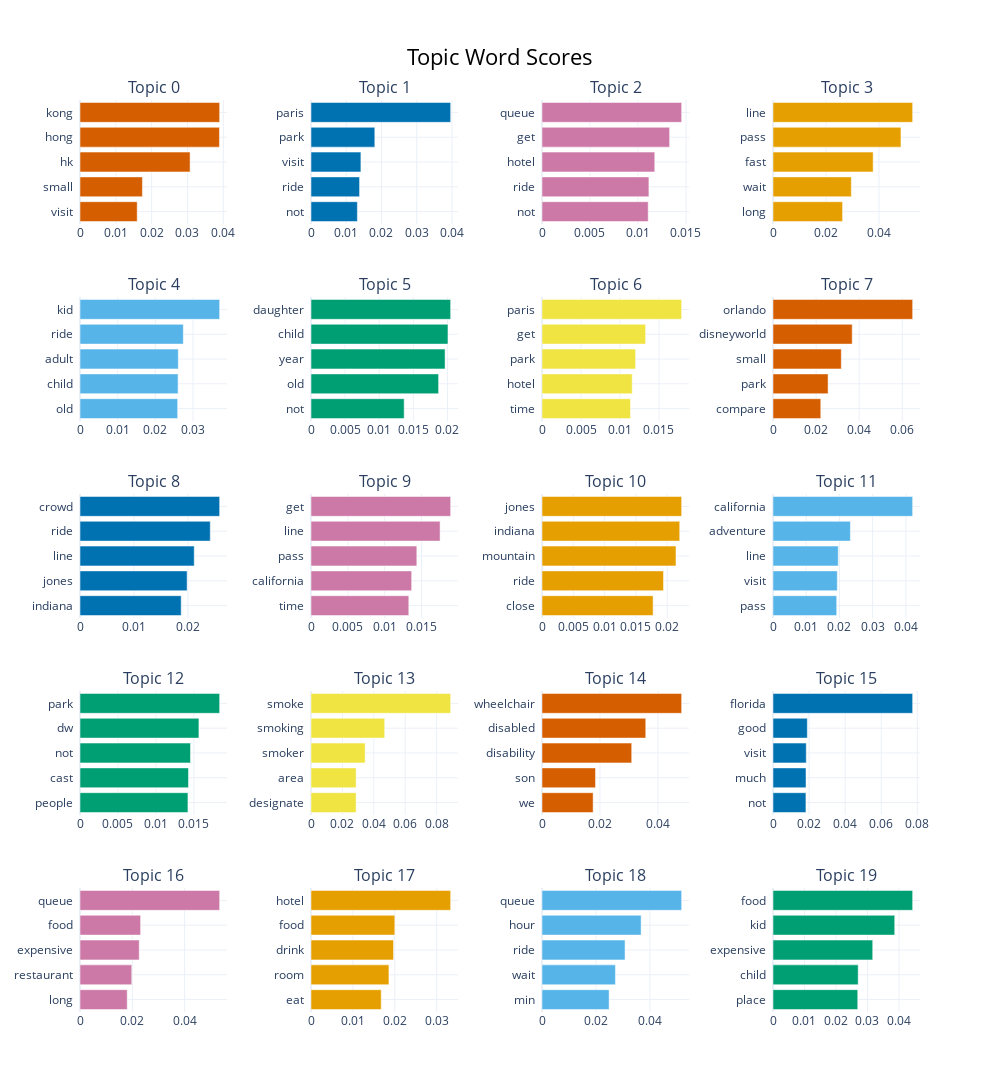

The cell this chart's notebook holds for it:
### Code cell
# Visualize the topic barchart
topic_model.visualize_barchart(top_n_topics=16)

### Figure 1 — Plotly figure (JSON) as saved in the notebook; plotly's stock layout.template omitted (floating-point values rounded to 4 significant figures)
{"data": [{"marker": {"color": "#D55E00"}, "orientation": "h", "type": "bar", "x": [0.01596, 0.01742, 0.03073, 0.03893, 0.03898], "xaxis": "x", "y": ["visit  ", "small  ", "hk  ", "hong  ", "kong  "], "yaxis": "y"}, {"marker": {"color": "#0072B2"}, "orientation": "h", "type": "bar", "x": [0.01316, 0.01378, 0.01416, 0.01811, 0.03964], "xaxis": "x2", "y": ["not  ", "ride  ", "visit  ", "park  ", "paris  "], "yaxis": "y2"}, {"marker": {"color": "#CC79A7"}, "orientation": "h", "type": "bar", "x": [0.01107, 0.01114, 0.01175, 0.0133, 0.01455], "xaxis": "x3", "y": ["not  ", "ride  ", "hotel  ", "get  ", "queue  "], "yaxis": "y3"}, {"marker": {"color": "#E69F00"}, "orientation": "h", "type": "bar", "x": [0.02627, 0.02957, 0.03781, 0.04831, 0.05272], "xaxis": "x4", "y": ["long  ", "wait  ", "fast  ", "pass  ", "line  "], "yaxis": "y4"}, {"marker": {"color": "#56B4E9"}, "orientation": "h", "type": "bar", "x": [0.02591, 0.02603, 0.02609, 0.02741, 0.03706], "xaxis": "x5", "y": ["old  ", "child  ", "adult  ", "ride  ", "kid  "], "yaxis": "y5"}, {"marker": {"color": "#009E73"}, "orientation": "h", "type": "bar", "x": [0.01366, 0.0187, 0.01965, 0.02008, 0.02047], "xaxis": "x6", "y": ["not  ", "old  ", "year  ", "child  ", "daughter  "], "yaxis": "y6"}, {"marker": {"color": "#F0E442"}, "orientation": "h", "type": "bar", "x": [0.01135, 0.01156, 0.012, 0.01329, 0.01791], "xaxis": "x7", "y": ["time  ", "hotel  ", "park  ", "get  ", "paris  "], "yaxis": "y7"}, {"marker": {"color": "#D55E00"}, "orientation": "h", "type": "bar", "x": [0.02219, 0.02557, 0.03171, 0.03676, 0.06483], "xaxis": "x8", "y": ["compare  ", "park  ", "small  ", "disneyworld  ", "orlando  "], "yaxis": "y8"}, {"marker": {"color": "#0072B2"}, "orientation": "h", "type": "bar", "x": [0.01876, 0.01986, 0.02118, 0.02415, 0.02589], "xaxis": "x9", "y": ["indiana  ", "jones  ", "line  ", "ride  ", "crowd  "], "yaxis": "y9"}, {"marker": {"color": "#CC79A7"}, "orientation": "h", "type": "bar", "x": [0.01328, 0.01367, 0.01437, 0.01753, 0.01897], "xaxis": "x10", "y": ["time  ", "california  ", "pass  ", "line  ", "get  "], "yaxis": "y10"}, {"marker": {"color": "#E69F00"}, "orientation": "h", "type": "bar", "x": [0.01775, 0.01941, 0.0214, 0.022, 0.02231], "xaxis": "x11", "y": ["close  ", "ride  ", "mountain  ", "indiana  ", "jones  "], "yaxis": "y11"}, {"marker": {"color": "#56B4E9"}, "orientation": "h", "type": "bar", "x": [0.01918, 0.01936, 0.01965, 0.0233, 0.04204], "xaxis": "x12", "y": ["pass  ", "visit  ", "line  ", "adventure  ", "california  "], "yaxis": "y12"}, {"marker": {"color": "#009E73"}, "orientation": "h", "type": "bar", "x": [0.01421, 0.01428, 0.01454, 0.01566, 0.01839], "xaxis": "x13", "y": ["people  ", "cast  ", "not  ", "dw  ", "park  "], "yaxis": "y13"}, {"marker": {"color": "#F0E442"}, "orientation": "h", "type": "bar", "x": [0.02872, 0.02873, 0.03448, 0.04692, 0.08893], "xaxis": "x14", "y": ["designate  ", "area  ", "smoker  ", "smoking  ", "smoke  "], "yaxis": "y14"}, {"marker": {"color": "#D55E00"}, "orientation": "h", "type": "bar", "x": [0.01764, 0.01846, 0.03094, 0.03578, 0.04816], "xaxis": "x15", "y": ["we  ", "son  ", "disability  ", "disabled  ", "wheelchair  "], "yaxis": "y15"}, {"marker": {"color": "#0072B2"}, "orientation": "h", "type": "bar", "x": [0.01826, 0.0183, 0.01845, 0.01904, 0.07743], "xaxis": "x16", "y": ["not  ", "much  ", "visit  ", "good  ", "florida  "], "yaxis": "y16"}, {"marker": {"color": "#CC79A7"}, "orientation": "h", "type": "bar", "x": [0.01805, 0.0198, 0.02264, 0.02317, 0.05339], "xaxis": "x17", "y": ["long  ", "restaurant  ", "expensive  ", "food  ", "queue  "], "yaxis": "y17"}, {"marker": {"color": "#E69F00"}, "orientation": "h", "type": "bar", "x": [0.01676, 0.0186, 0.0197, 0.02001, 0.03333], "xaxis": "x18", "y": ["eat  ", "room  ", "drink  ", "food  ", "hotel  "], "yaxis": "y18"}, {"marker": {"color": "#56B4E9"}, "orientation": "h", "type": "bar", "x": [0.02487, 0.02722, 0.03078, 0.03673, 0.05175], "xaxis": "x19", "y": ["min  ", "wait  ", "ride  ", "hour  ", "queue  "], "yaxis": "y19"}, {"marker": {"color": "#009E73"}, "orientation": "h", "type": "bar", "x": [0.02691, 0.02705, 0.03166, 0.03865, 0.04434], "xaxis": "x20", "y": ["place  ", "child  ", "expensive  ", "kid  ", "food  "], "yaxis": "y20"}], "layout": {"annotations": [{"font": {"size": 16}, "showarrow": false, "text": "Topic 0", "x": 0.0875, "xanchor": "center", "xref": "paper", "y": 1.0, "yanchor": "bottom", "yref": "paper"}, {"font": {"size": 16}, "showarrow": false, "text": "Topic 1", "x": 0.3625, "xanchor": "center", "xref": "paper", "y": 1.0, "yanchor": "bottom", "yref": "paper"}, {"font": {"size": 16}, "showarrow": false, "text": "Topic 2", "x": 0.6375, "xanchor": "center", "xref": "paper", "y": 1.0, "yanchor": "bottom", "yref": "paper"}, {"font": {"size": 16}, "showarrow": false, "text": "Topic 3", "x": 0.9125, "xanchor": "center", "xref": "paper", "y": 1.0, "yanchor": "bottom", "yref": "paper"}, {"font": {"size": 16}, "showarrow": false, "text": "Topic 4", "x": 0.0875, "xanchor": "center", "xref": "paper", "y": 0.784, "yanchor": "bottom", "yref": "paper"}, {"font": {"size": 16}, "showarrow": false, "text": "Topic 5", "x": 0.3625, "xanchor": "center", "xref": "paper", "y": 0.784, "yanchor": "bottom", "yref": "paper"}, {"font": {"size": 16}, "showarrow": false, "text": "Topic 6", "x": 0.6375, "xanchor": "center", "xref": "paper", "y": 0.784, "yanchor": "bottom", "yref": "paper"}, {"font": {"size": 16}, "showarrow": false, "text": "Topic 7", "x": 0.9125, "xanchor": "center", "xref": "paper", "y": 0.784, "yanchor": "bottom", "yref": "paper"}, {"font": {"size": 16}, "showarrow": false, "text": "Topic 8", "x": 0.0875, "xanchor": "center", "xref": "paper", "y": 0.568, "yanchor": "bottom", "yref": "paper"}, {"font": {"size": 16}, "showarrow": false, "text": "Topic 9", "x": 0.3625, "xanchor": "center", "xref": "paper", "y": 0.568, "yanchor": "bottom", "yref": "paper"}, {"font": {"size": 16}, "showarrow": false, "text": "Topic 10", "x": 0.6375, "xanchor": "center", "xref": "paper", "y": 0.568, "yanchor": "bottom", "yref": "paper"}, {"font": {"size": 16}, "showarrow": false, "text": "Topic 11", "x": 0.9125, "xanchor": "center", "xref": "paper", "y": 0.568, "yanchor": "bottom", "yref": "paper"}, {"font": {"size": 16}, "showarrow": false, "text": "Topic 12", "x": 0.0875, "xanchor": "center", "xref": "paper", "y": 0.352, "yanchor": "bottom", "yref": "paper"}, {"font": {"size": 16}, "showarrow": false, "text": "Topic 13", "x": 0.3625, "xanchor": "center", "xref": "paper", "y": 0.352, "yanchor": "bottom", "yref": "paper"}, {"font": {"size": 16}, "showarrow": false, "text": "Topic 14", "x": 0.6375, "xanchor": "center", "xref": "paper", "y": 0.352, "yanchor": "bottom", "yref": "paper"}, {"font": {"size": 16}, "showarrow": false, "text": "Topic 15", "x": 0.9125, "xanchor": "center", "xref": "paper", "y": 0.352, "yanchor": "bottom", "yref": "paper"}, {"font": {"size": 16}, "showarrow": false, "text": "Topic 16", "x": 0.0875, "xanchor": "center", "xref": "paper", "y": 0.136, "yanchor": "bottom", "yref": "paper"}, {"font": {"size": 16}, "showarrow": false, "text": "Topic 17", "x": 0.3625, "xanchor": "center", "xref": "paper", "y": 0.136, "yanchor": "bottom", "yref": "paper"}, {"font": {"size": 16}, "showarrow": false, "text": "Topic 18", "x": 0.6375, "xanchor": "center", "xref": "paper", "y": 0.136, "yanchor": "bottom", "yref": "paper"}, {"font": {"size": 16}, "showarrow": false, "text": "Topic 19", "x": 0.9125, "xanchor": "center", "xref": "paper", "y": 0.136, "yanchor": "bottom", "yref": "paper"}], "height": 1250, "hoverlabel": {"bgcolor": "white", "font": {"family": "Rockwell", "size": 16}}, "showlegend": false, "title": {"font": {"color": "Black", "size": 22}, "text": "Topic Word Scores", "x": 0.5, "xanchor": "center", "yanchor": "top"}, "width": 1000, "xaxis": {"anchor": "y", "domain": [0, 0.175], "showgrid": true}, "xaxis10": {"anchor": "y10", "domain": [0.275, 0.45], "showgrid": true}, "xaxis11": {"anchor": "y11", "domain": [0.55, 0.725], "showgrid": true}, "xaxis12": {"anchor": "y12", "domain": [0.825, 1], "showgrid": true}, "xaxis13": {"anchor": "y13", "domain": [0, 0.175], "showgrid": true}, "xaxis14": {"anchor": "y14", "domain": [0.275, 0.45], "showgrid": true}, "xaxis15": {"anchor": "y15", "domain": [0.55, 0.725], "showgrid": true}, "xaxis16": {"anchor": "y16", "domain": [0.825, 1], "showgrid": true}, "xaxis17": {"anchor": "y17", "domain": [0, 0.175], "showgrid": true}, "xaxis18": {"anchor": "y18", "domain": [0.275, 0.45], "showgrid": true}, "xaxis19": {"anchor": "y19", "domain": [0.55, 0.725], "showgrid": true}, "xaxis2": {"anchor": "y2", "domain": [0.275, 0.45], "showgrid": true}, "xaxis20": {"anchor": "y20", "domain": [0.825, 1], "showgrid": true}, "xaxis3": {"anchor": "y3", "domain": [0.55, 0.725], "showgrid": true}, "xaxis4": {"anchor": "y4", "domain": [0.825, 1], "showgrid": true}, "xaxis5": {"anchor": "y5", "domain": [0, 0.175], "showgrid": true}, "xaxis6": {"anchor": "y6", "domain": [0.275, 0.45], "showgrid": true}, "xaxis7": {"anchor": "y7", "domain": [0.55, 0.725], "showgrid": true}, "xaxis8": {"anchor": "y8", "domain": [0.825, 1], "showgrid": true}, "xaxis9": {"anchor": "y9", "domain": [0, 0.175], "showgrid": true}, "yaxis": {"anchor": "x", "domain": [0.864, 1.0], "showgrid": true}, "yaxis10": {"anchor": "x10", "domain": [0.432, 0.568], "showgrid": true}, "yaxis11": {"anchor": "x11", "domain": [0.432, 0.568], "showgrid": true}, "yaxis12": {"anchor": "x12", "domain": [0.432, 0.568], "showgrid": true}, "yaxis13": {"anchor": "x13", "domain": [0.216, 0.352], "showgrid": true}, "yaxis14": {"anchor": "x14", "domain": [0.216, 0.352], "showgrid": true}, "yaxis15": {"anchor": "x15", "domain": [0.216, 0.352], "showgrid": true}, "yaxis16": {"anchor": "x16", "domain": [0.216, 0.352], "showgrid": true}, "yaxis17": {"anchor": "x17", "domain": [0, 0.136], "showgrid": true}, "yaxis18": {"anchor": "x18", "domain": [0, 0.136], "showgrid": true}, "yaxis19": {"anchor": "x19", "domain": [0, 0.136], "showgrid": true}, "yaxis2": {"anchor": "x2", "domain": [0.864, 1.0], "showgrid": true}, "yaxis20": {"anchor": "x20", "domain": [0, 0.136], "showgrid": true}, "yaxis3": {"anchor": "x3", "domain": [0.864, 1.0], "showgrid": true}, "yaxis4": {"anchor": "x4", "domain": [0.864, 1.0], "showgrid": true}, "yaxis5": {"anchor": "x5", "domain": [0.648, 0.784], "showgrid": true}, "yaxis6": {"anchor": "x6", "domain": [0.648, 0.784], "showgrid": true}, "yaxis7": {"anchor": "x7", "domain": [0.648, 0.784], "showgrid": true}, "yaxis8": {"anchor": "x8", "domain": [0.648, 0.784], "showgrid": true}, "yaxis9": {"anchor": "x9", "domain": [0.432, 0.568], "showgrid": true}}}
